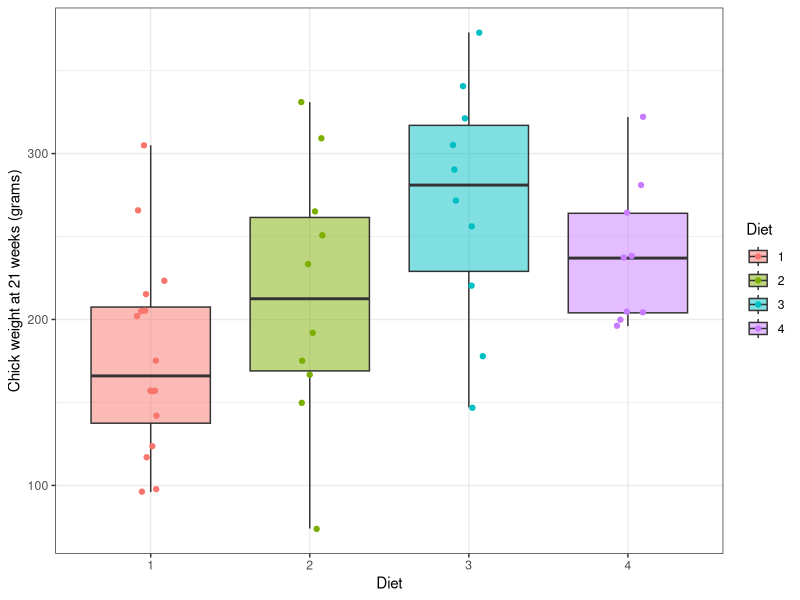
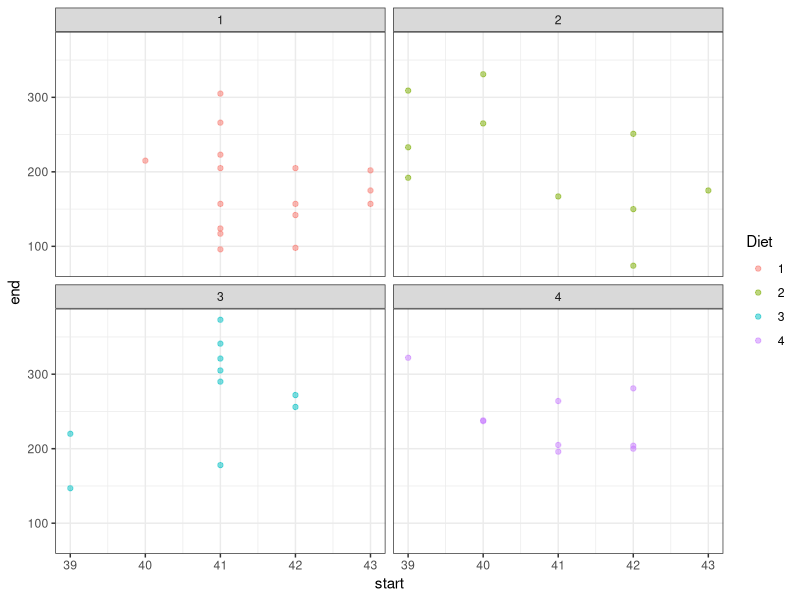
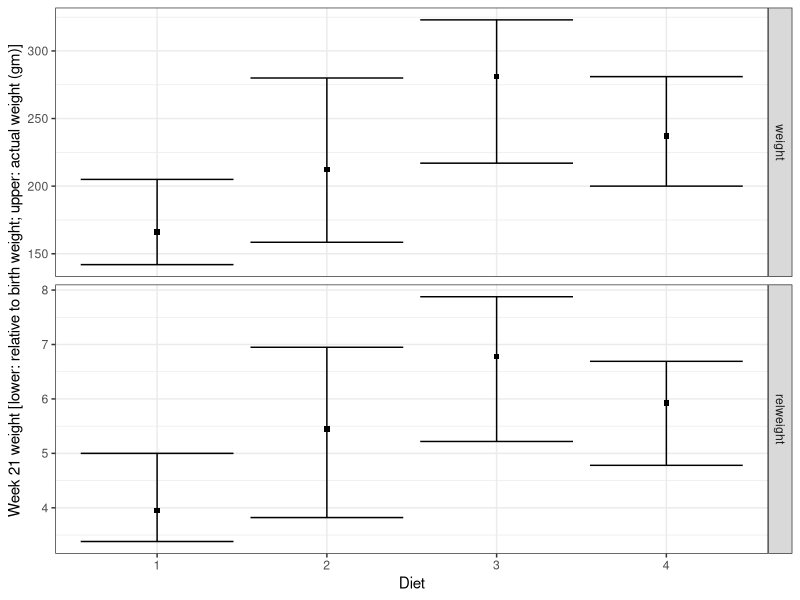

These charts were generated, in order, by the following R code:
## ChickWeight case study (bootstrap)
## Stats 506, Fall 2020
##
## Use the bootstrap to compute 95% confidence intervals for
## the median final weight within each diet. Do the same for the 
## median final weight relative to the initial birth weight.
## All analyses are conditional on survival to week 21.
##
## This case study uses data.table. For a version using the tidyverse, please
## see the Stats506_F19 GitHub repo.
##
## Data: datasets::Chickweight
##
## Updated: November 16, 2020
## Author: James Henderson

# libraries: ------------------------------------------------------------------
library(tidyverse); library(data.table)

# ChickWeight data: -----------------------------------------------------------
cw = as.data.table(ChickWeight)
str(cw, give.attr = FALSE)

# Visualize the data: ---------------------------------------------------------
cw[Time == max(Time)] %>%
  ggplot( aes( x = Diet, y = weight, fill = Diet) ) + 
  geom_boxplot( alpha = .5) + 
  theme_bw() + 
  geom_point( aes(color = Diet), position = position_jitter(width = .1) ) +
  ylab('Chick weight at 21 weeks (grams)')

# Count cases missing times: --------------------------------------------------
cw[, .N, keyby = .(Diet, Time)] %>% 
  .[, .( nmiss = max(N) - min(N) ), Diet]

# Compare starting and ending weights: ----------------------------------------
merge(
  cw[Time == min(Time), .(Diet, Chick, start = weight)],
  cw[Time == max(Time), .(Chick, end = weight)],
  by = 'Chick'
) %>%
  ggplot(aes( x = start, y = end, color = Diet) ) +
  geom_point(alpha = .5) + 
  facet_wrap(~Diet) + 
  theme_bw()

# Compute relative weight: ----------------------------------------------------
cw[, relweight := weight / weight[Time == 0], Chick]

# Interactive computation the data.table way: ---------------------------------

# Ensure we pick only week 21, not earlier max time if missing data.
cw[Time == max(Time), .(.N, median = median(weight)), Diet]

# Progress towards functional version: ----------------------------------------

# What if we needed to compute the median for multiple variables?
med_cols = c("weight", "relweight")
cw[Time == max(Time), c(.N, lapply(.SD, median)), Diet, .SDcols = med_cols]

# Function to compute median by group for specific columns
df_group_median = function(df, cols, group = '') {
  df[, lapply(.SD, median), c(group), .SDcols = cols]
}

# Test new function
df_group_median( cw[Time ==  max(Time)], cols = 'weight', group = 'Diet')
df_group_median( 
  cw[Time ==  max(Time)],
  cols = c('weight', 'relweight'),
  group = 'Diet'
)

# Function to compute a sub-sample: -------------------------------------------
cw_final = cw[Time == max(Time)]

# To illustrate the idea, we will want to retain the group sizes. 
cw_final[, bweight := weight[sample(.N, replace = TRUE)], Diet]

merge(
  cw_final[, .N, keyby = .(Diet, weight)],
  cw_final[, .(boot_n = .N), keyby = .(Diet, weight = bweight)],
  all.x = TRUE
)

df_group_boot = function(df, cols, group = '') {
  # prep list of boot functions
  boot = function(x) sample(x, replace = TRUE)
  
  # bootstrap sample
  df[, .SD[boot(.N)], group, .SDcols = cols]
}

# Test these two functions together: ------------------------------------------ 
cw_final %>% 
  df_group_boot(., 'weight', group = 'Diet') %>%
  df_group_median(., 'weight', group = 'Diet')

# Here's a version that does both sampling and median computation in one step.
df_boot_median = function(df, cols, group = '') {
  # prep list of boot functions
  boot = function(x) sample(x, replace = TRUE)
  
  # bootstrap sample
  df[, lapply(.SD[boot(.N)], median), group, .SDcols = cols]

}
# Test the above function
median_est = df_boot_median(cw_final, c('weight', 'relweight'), 'Diet')

# Create 1000 bootstrap samples.
#! How could we vectorize this?
boot_samples = list()
for (i in 1:1e3) {
  boot_samples[[i]] = 
    df_boot_median(cw_final, c('weight', 'relweight'), 'Diet') 
  boot_samples[[i]][, b := ..i] 
}
class(boot_samples[[2]])
boot_samples = rbindlist(boot_samples)

boot_ci = boot_samples[, 
 c(.(bound = c('lwr', 'upr')), lapply(.SD, quantile, probs = c(0.025, 0.975))),
 Diet, 
 .SDcols = c('weight', 'relweight')
]

## reshape to long and then to wide with bounds as columns
boot_ci_long = melt(boot_ci, 
     id.vars = c('Diet', 'bound'),
     measure.vars = c('weight', 'relweight'),
     variable.name =  'var'
     ) %>%
dcast(Diet + var ~ bound, value.var = 'value')

## point estimates
cw_median = 
  df_group_median(cw_final, c('weight', 'relweight'), group = 'Diet') %>%
  melt(
    id.vars = 'Diet',
    measure.vars = c('weight', 'relweight'),
    variable.name =  'var',
    value.name = 'median'
  )

## join these two together
boot_ci_long = merge(cw_median, boot_ci_long, by = c('Diet', 'var'))

# Plot medians and associated 95% confidence intervals for each group/var: ----
boot_ci_long %>%
  ggplot( aes(x = Diet, y = median) ) +
  geom_point( pch = 15 ) +
  geom_errorbar( aes(ymin = lwr, ymax = upr) ) +
  facet_grid(var ~ ., scales = 'free_y' ) + 
  theme_bw() +  
  ylab(
  'Week 21 weight [lower: relative to birth weight; upper: actual weight (gm)]'
  )
